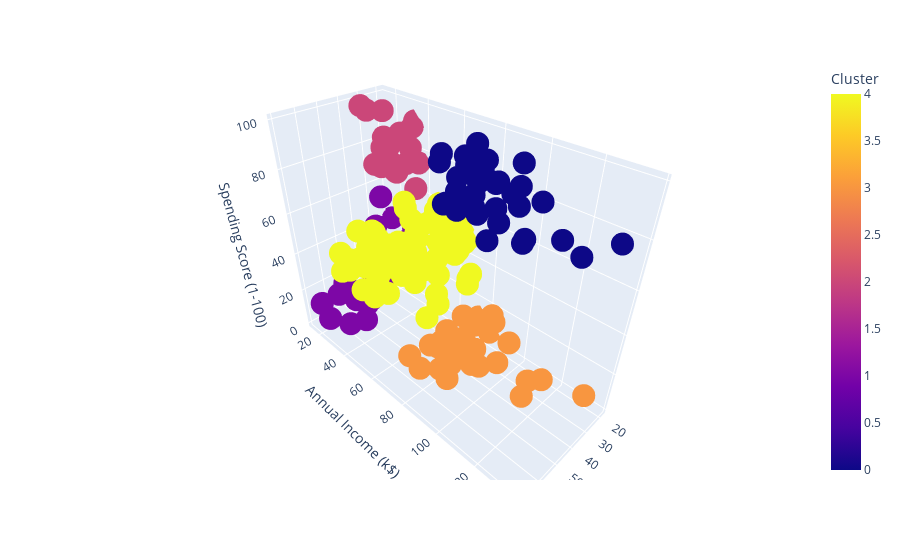

This figure's notebook cell:
### Code cell
px.scatter_3d(data_frame=gmm_df, color='Cluster', x='Age', y='Annual Income (k$)', z='Spending Score (1-100)')

### Figure 1 — Plotly figure (JSON) as saved in the notebook; plotly's stock layout.template omitted (floating-point values rounded to 4 significant figures; data arrays with more than 128 entries replaced by an {"elided": "..."} marker saying what was removed)
{"data": [{"hovertemplate": "Age=%{x}<br>Annual Income (k$)=%{y}<br>Spending Score (1-100)=%{z}<br>Cluster=%{marker.color}<extra></extra>", "legendgroup": "", "marker": {"color": {"elided": "200 int values"}, "coloraxis": "coloraxis", "symbol": "circle"}, "mode": "markers", "name": "", "scene": "scene", "showlegend": false, "type": "scatter3d", "x": {"elided": "200 int values"}, "y": {"elided": "200 int values"}, "z": {"elided": "200 int values"}}], "layout": {"autosize": true, "coloraxis": {"colorbar": {"title": {"text": "Cluster"}}, "colorscale": [[0, "#0d0887"], [0.1111, "#46039f"], [0.2222, "#7201a8"], [0.3333, "#9c179e"], [0.4444, "#bd3786"], [0.5556, "#d8576b"], [0.6667, "#ed7953"], [0.7778, "#fb9f3a"], [0.8889, "#fdca26"], [1, "#f0f921"]]}, "legend": {"tracegroupgap": 0}, "margin": {"t": 60}, "scene": {"aspectmode": "auto", "aspectratio": {"x": 0.6093, "y": 1.429, "z": 1.148}, "domain": {"x": [0, 1], "y": [0, 1]}, "xaxis": {"title": {"text": "Age"}, "type": "linear"}, "yaxis": {"title": {"text": "Annual Income (k$)"}, "type": "linear"}, "zaxis": {"title": {"text": "Spending Score (1-100)"}, "type": "linear"}}}}
